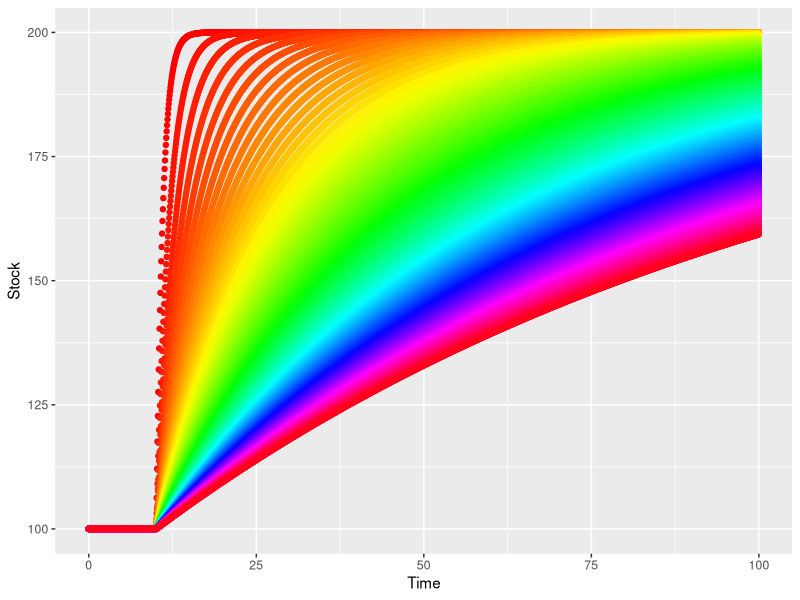

Write the R code that produced this figure.
###########################################
# Translation of Vensim file.
# Date created: 2017-11-07 15:37:38
###########################################
library(deSolve)
library(ggplot2)
library(tidyr)
library(plyr)
#Displaying the simulation run parameters
START_TIME <- 0.000000
FINISH_TIME <- 100.000000
TIME_STEP <- 0.062500
#Setting aux param to NULL

#Generating the simulation time vector
simtime<-seq(0.000000,100.000000,by=0.062500)
# Writing global variables (stocks and dependent auxs)
stocks <-c( Stock = 100 )
# This is the model function called from ode
model <- function(time, stocks, auxs){
  with(as.list(c(stocks, auxs)),{
    if(time > 10) Target <- 200 else Target <- 100
    Adjustment <- (Target-Stock)/AT
    NetFlow <- Adjustment
    d_DT_Stock  <- NetFlow
    return (list(c(d_DT_Stock)))
  })
}
# Function call to run simulation

at <- 1:100
run_info <- data.frame(
  RunID = at,
  AT = at
)

ans <- apply(run_info,1,function(x){
  auxs<-c(AT=x[["AT"]])
  o<-data.frame(ode(y=stocks,
                    times=simtime,
                    func=model,
                    parms=auxs,
                    method='euler'))
  o$RunID <- x[["RunID"]]
  o$AT <- x[["AT"]]
  o
})


ans_df <- rbind.fill(ans)

ggplot(ans_df,aes(x=time,y=Stock,color=RunID)) + 
  geom_point() + scale_colour_gradientn(colours=rainbow(50))+
  ylab("Stock") +
  xlab("Time")  + guides(color=FALSE) 



#----------------------------------------------------
# Original text file exported from Vensim
#  Stock = INTEG( Net Flow , 100) 
#  Target = 100 + step ( 100, 10) 
#  AT = 100
#  Adjustment = ( Target - Stock ) / AT 
#  FINAL TIME = 100
#  INITIAL TIME = 0
#  Net Flow = Adjustment 
#  TIME STEP = 0.0625
#----------------------------------------------------
